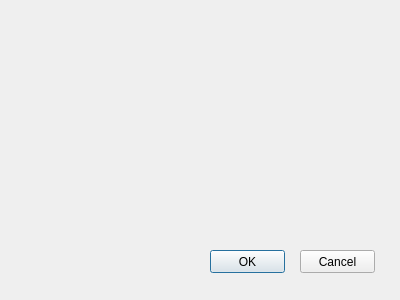
<?xml version="1.0" encoding="UTF-8"?>
<ui version="4.0">
 <class>ClassificationDataGenerator</class>
 <widget class="QDialog" name="ClassificationDataGenerator">
  <property name="geometry">
   <rect>
    <x>0</x>
    <y>0</y>
    <width>400</width>
    <height>300</height>
   </rect>
  </property>
  <property name="windowTitle">
   <string>ClassificationDataGenerator</string>
  </property>
  <widget class="QPushButton" name="okBtn">
   <property name="geometry">
    <rect>
     <x>210</x>
     <y>250</y>
     <width>75</width>
     <height>23</height>
    </rect>
   </property>
   <property name="text">
    <string>OK</string>
   </property>
  </widget>
  <widget class="QPushButton" name="cancelBtn">
   <property name="geometry">
    <rect>
     <x>300</x>
     <y>250</y>
     <width>75</width>
     <height>23</height>
    </rect>
   </property>
   <property name="text">
    <string>Cancel</string>
   </property>
  </widget>
 </widget>
 <layoutdefault spacing="6" margin="11"/>
 <resources/>
 <connections/>
</ui>
